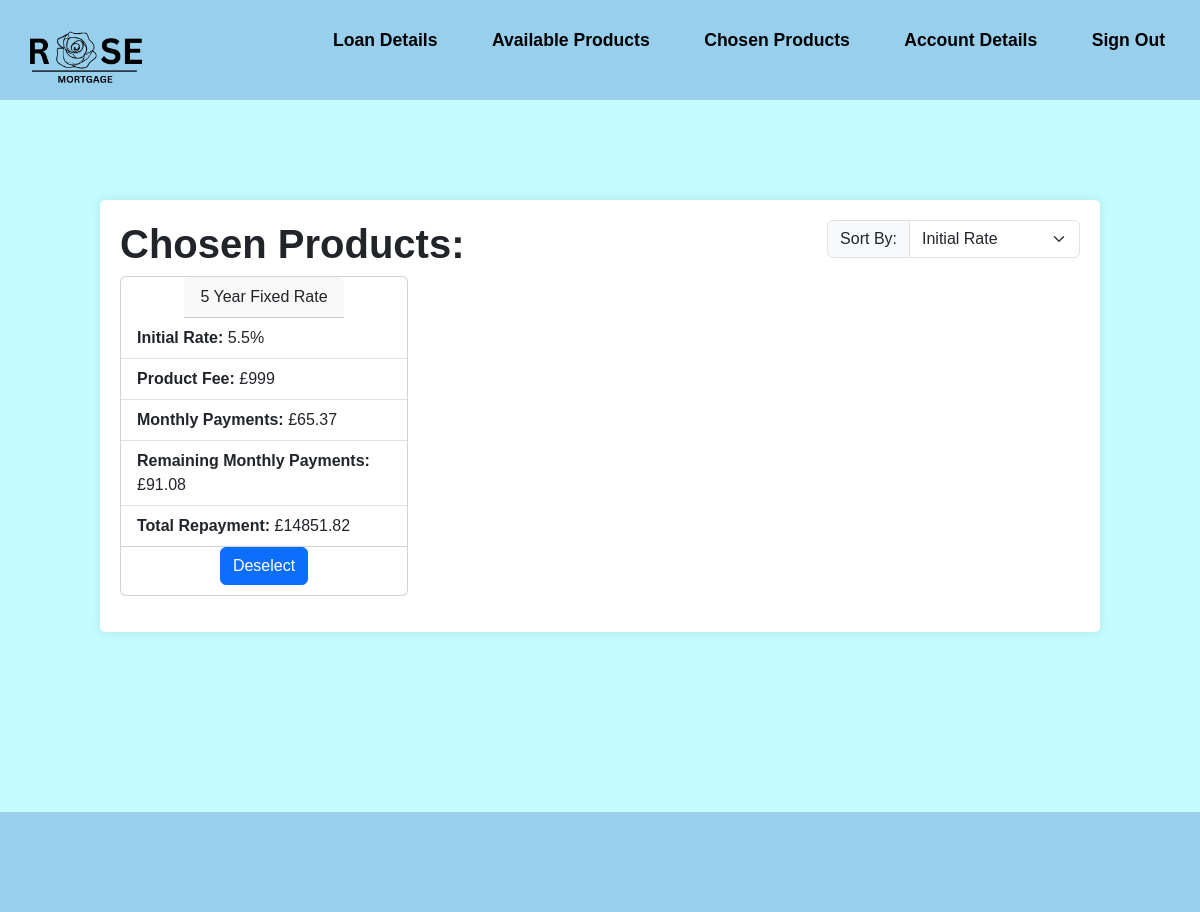
Before: /MemberChosenProducts.php (signed in) with the older database file.
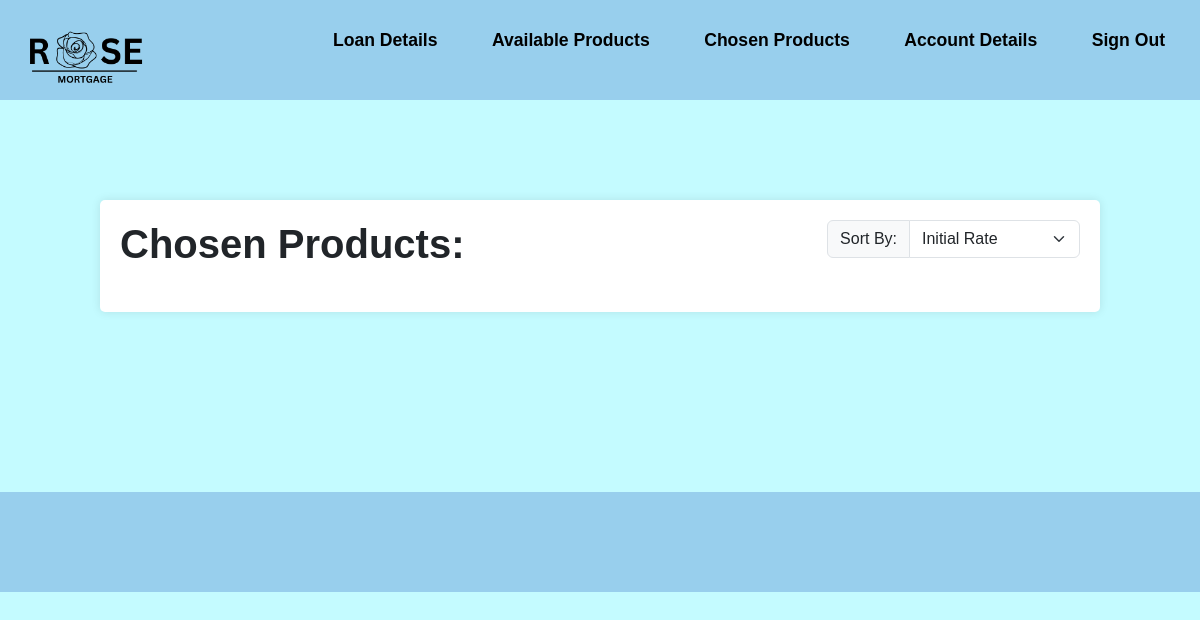
After: the same page with the newer database file.
### tables this page shows
CREATE TABLE "Quote" (
	"Quote_ID"	INTEGER NOT NULL,
	"Product_ID"	INTEGER NOT NULL,
	"RegisteredUser_ID"	INTEGER NOT NULL,
	"product_starred"	INTEGER NOT NULL,
	FOREIGN KEY("Quote_ID") REFERENCES "Quote"("Quote_ID"),
	FOREIGN KEY("RegisteredUser_ID") REFERENCES "RegisteredUser"("RegisteredUser_ID"),
	FOREIGN KEY("Product_ID") REFERENCES "Product"("Product_ID"),
	PRIMARY KEY("Quote_ID" AUTOINCREMENT)
);

CREATE TABLE "Product" (
	"Product_ID"	INTEGER NOT NULL,
	"Broker_ID"	INTEGER NOT NULL,
	"YearRate"	INTEGER NOT NULL,
	"ProductType"	TEXT NOT NULL,
	"expected_income"	INTEGER NOT NULL,
	"expected_credit_score"	INTEGER NOT NULL,
	"initial_interest_rate"	REAL NOT NULL,
	"ProductFee"	INTEGER NOT NULL,
	"ltv_ratio"	REAL NOT NULL,
	"aDraft"	INTEGER NOT NULL,
	PRIMARY KEY("Product_ID" AUTOINCREMENT),
	FOREIGN KEY("Broker_ID") REFERENCES "Broker"("Broker_ID")
);

CREATE TABLE "financialdetails" (
	"financial_ID"	INTEGER,
	"RegisteredUser_ID"	INTEGER NOT NULL,
	"annual_income"	INTEGER NOT NULL,
	"additional_income_amount"	INTEGER NOT NULL,
	"total_balance"	INTEGER NOT NULL,
	"other_commitments"	TEXT NOT NULL,
	"monthly_spending_amounts"	INTEGER NOT NULL,
	"credit_score"	TEXT NOT NULL,
	"mortgage_reason"	TEXT NOT NULL,
	"estimated_property_value"	INTEGER NOT NULL,
	"borrow_amount"	INTEGER NOT NULL,
	"mortgage_term"	INTEGER NOT NULL,
	"user_ltv"	INTEGER,
	FOREIGN KEY("RegisteredUser_ID") REFERENCES "RegisteredUser"("RegisteredUser_ID"),
	PRIMARY KEY("financial_ID" AUTOINCREMENT)
);

### MemberChosenProducts.php (the view, shortened to what this page needs)
<?php
require_once 'connection.php';
$RegisteredUser_ID = $_SESSION['RegisteredUser_ID'];
$sql = "SELECT *
        FROM Quote
        LEFT JOIN RegisteredUser ON (Quote.RegisteredUser_ID = RegisteredUser.RegisteredUser_ID)
        LEFT JOIN Product ON (Quote.Product_ID = Product.Product_ID)
        LEFT JOIN financialdetails ON (financialdetails.RegisteredUser_ID = RegisteredUser.RegisteredUser_ID)
        WHERE product_starred = 1
        AND RegisteredUser.RegisteredUser_ID = :registered_user_id
        ";
$sortingOption = isset($_GET['sort']) ? $_GET['sort'] : '1';
if($sortingOption == '1'){
    $sql .= "ORDER BY Product.initial_interest_rate DESC";
   } else if ($sortingOption == '2'){
    $sql .= "ORDER BY Product.YearRate DESC";
    } else if ($sortingOption == '3'){
    $sql .= "ORDER BY Product.YearRate DESC";
    }
$statement = $db->query($sql);
$statement->bindParam(':registered_user_id', $RegisteredUser_ID);
$statement->execute();
?>
<!DOCTYPE html>
<html lang="en">
<head>
    <link rel="stylesheet"
        href="https://cdn.jsdelivr.net/npm/bootstrap@5.3.2/dist/css/bootstrap.min.css"
>
    <link rel="stylesheet" href="css/style.css">
</head>
<body>
    <header class="flex-container">
        <a href="MemberViewProducts.php"> <img src="Assets/logo.png" alt="Rose Mortgage"> </a>
        <div>
            <ul class="nav-links">
                <li><a href="Loan-details.php">Loan Details</a></li>
                <li><a href="MemberViewProducts.php">Available Products</a></li>
                <li><a href="MemberChosenProducts.php">Chosen Products</a></li>
                <li><a href="MemberAccountDetails.php">Account Details</a></li>
                <li><a href="home.php">Sign Out</a></li>
            </ul>
        </div>
    </header>
    <div class="largecontainer">
        <div class="flex-container">
            <div>
                <h1><b>Chosen Products:</b></h1>
            </div>
            <div>
                <div class="input-group mb-3">
                    <label class="input-group-text" for="inputGroupSelect01">Sort By:</label>
                    <select class="form-select" id="inputGroupSelect01" onchange="sortProducts()">
                        <option value="1"<?php echo ($sortingOption == '1')? 'selected' : '';?>>Initial Rate</option>
                    </select>
                </div>
            </div>
        </div>
        <div class="flex-table">
            <?php while ($row = $statement->fetch(PDO::FETCH_ASSOC)) {
                $initialmonthlyInterestRate = $row["initial_interest_rate"] / 100/ 12;
                $initialmonths = $row["mortgage_term"]*12;
                $initialmonthlyPayments = $row["borrow_amount"] * (($initialmonthlyInterestRate * pow((1 + $initialmonthlyInterestRate), $initialmonths)) / (pow((1 + $initialmonthlyInterestRate), $initialmonths) - 1));
                $initialrounded = round($initialmonthlyPayments,2);
                if ($row["ProductType"] = "Fixed Rate") {
                    $remainingmonthlyInterestRate = 7.5/100/12;
                    $remainingmonths = ($row["mortgage_term"] - $row["YearRate"]) * 12;
                    $remainingamount = ($row["borrow_amount"] - ($row["YearRate"] * $initialmonthlyPayments));
                    $remainingmonthlyPayments = $remainingamount * (($remainingmonthlyInterestRate * pow((1 + $remainingmonthlyInterestRate), $remainingmonths)) / (pow((1 + $remainingmonthlyInterestRate), $remainingmonths) - 1));
                    $remainingrounded = round($remainingmonthlyPayments,2);
                }
                $totalpayment = (($row["YearRate"]*12)*$initialmonthlyPayments) + ((($row["mortgage_term"]-$row["YearRate"])*12)*$remainingmonthlyPayments);
                $totalrounded = round($totalpayment,2);
                ?>
                <div class="card" style="width: 18rem;">
                    <div class="card-header">
                        <?php echo $row["YearRate"] . " Year " . $row["ProductType"]; ?>
                    </div>
                    <ul class="list-group list-group-flush">
                        <li class="list-group-item"><b>Initial Rate: </b><?php echo $row["initial_interest_rate"]; ?>%</li>
                        <li class="list-group-item"><b>Product Fee: </b><?php echo $row["ProductFee"]; ?></li>
                        <li class="list-group-item"><b>Monthly Payments: </b>£<?php echo $initialrounded; ?></li>
                        <li class="list-group-item"><b>Remaining Monthly Payments: </b>£<?php echo $remainingrounded; ?></li>
                        <li class="list-group-item"><b>Total Repayment: </b>£<?php echo $totalrounded; ?></li>
                    </ul>
                    <form method="post" action="">
                        <button type="submit" name="deselect" class="btn btn-primary">Deselect</button>
                    </form>
                </div>
            <?php } ?>
        </div>
    </div>
    <footer>
    </footer>
</body>
</html>

Changed rows visible on the page:
no longer on this page (row edited): quote: Product_ID.YearRate "5", Product_ID.ProductType "Fixed Rate", Product_ID.initial_interest_rate "5.5", Product_ID.ProductFee "£999", financialdetails.borrow_amount+mortgage_term "65.37", financialdetails.borrow_amount "91.08", Product_ID.mortgage_term "14851.82"
